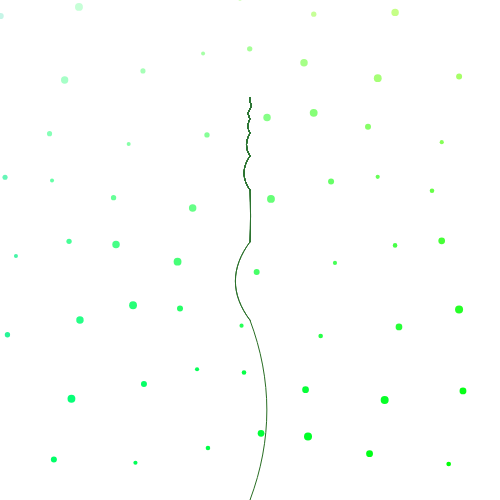
Frame 1 (no input)
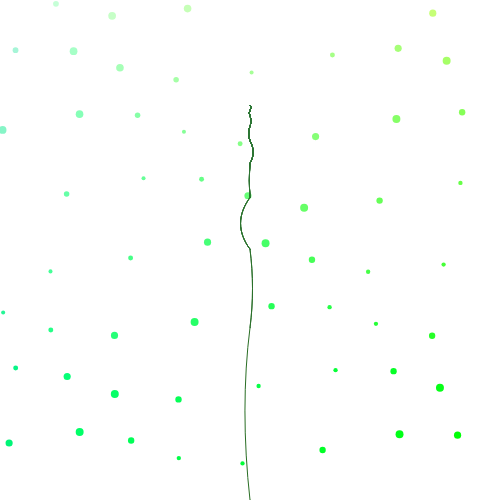
Frame 60 (no input)
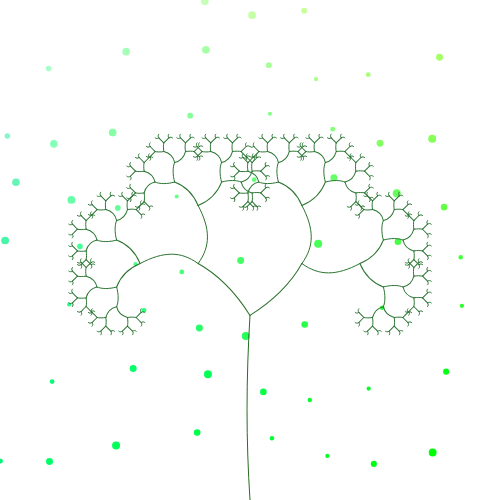
Frame 120 (the mouse pressed at the canvas centre since frame 60)

The p5.js sketch that drew these frames (run headless with seeded random() and noise() and a simulated clock; from frame 60 on, the mouse is pressed at the canvas centre):

// p5.js sketch
// ── sketch.js
/* "Recursive Tree Sketch" by Van-Andrew Nguyen
Recursion code sourced from: https://p5js.org/examples/simulate-recursive-tree.html
Creates a recursive tree which emulates a 'swaying' motion. Tree growth is dependant on mouse position.
*/

// Declare Common Variables
let cWidth              = 500;
let cHeight             = 500;
let theta               = 0;
let trunkHeight         = 180;  // Height of initial line
let initialBranchLength = trunkHeight*0.66;
let branchDamp          = 0.66; // Ratio of further branches
let minimumHeight       = 3;    // Minimum branch length for drawing 

function setup() {
  createCanvas(cWidth, cHeight);
  frameRate(30);
}

function draw() {
  background(255);
  noStroke();
  
  // Generative circle backgrounds
  for (var k = 0; k < cWidth; k += 64) {
    for (var j = 0; j < cHeight; j += 64) {
      fill(198-(j/2), 245+k, 231-(k+j)/4);
      var cx = k+(16*sin(k-j+frameCount/24));
      var cy = j+(16*cos(j-k+frameCount/24));
      var cr = 6+2*sin(k+j+frameCount/12);
      circle(cx,cy,cr);
    }
  }
  
  // Create Tree
  stroke(40, 109, 35);
  strokeWeight(1);
  
  // Create initial drawing pattern
  push();
  let angle = (mouseX / cWidth) * 90;
  angle = constrain(angle, 0, 90);
  theta = radians(angle);
  
  // Move drawing point to bottom center
  translate(cWidth/2,cHeight);
  // Draw Trunk
  noFill();
  var endPoint = -trunkHeight + 8 * sin(frameCount / 32);
  var controlPoint = (trunkHeight / 8) * cos(theta + frameCount / 32);
  bezier(0, 0, controlPoint, -trunkHeight / 3, controlPoint, -2 * trunkHeight / 3, 0, endPoint);
  translate(0, endPoint);
  // Branch
  createBranch(initialBranchLength, branchDamp);
  pop();
}

// Create a new branch, which calls itself repeatedly
function createBranch(height, prevRatio) {
  height *= branchDamp;
  // Create a colour based on branch length
  var colourRatio = height / initialBranchLength;
  stroke(40 + (1-colourRatio)*5, 109 + (1-colourRatio)*10, 35 + (1-colourRatio)*20); 
  
  // Draw branches above a certain length
  if (height > minimumHeight) {
    // Draw Right Hand Side
    push();
    rotate(theta);
    
    // Endpoint is staggered according to angle and branch ratio
    // Endpoint also is given a bouncing motion using sin waves
    var endPoint = -height + (theta * 32 * (height / trunkHeight)) * sin(height + frameCount / 32);
    
    // Control point exists at the halfway point
    var controlPoint = (height / 4) * cos(height + theta + frameCount / 32);
    bezier(0, 0, controlPoint, -height / 3, controlPoint, -2 * height / 3, 0, endPoint);
    
    // Move up the branch and create a new branch in a loop
    translate(0, endPoint);
    createBranch(height, branchDamp + 0.025 * sin(height + frameCount / (4 + height)));
    pop();
    
    // Draw Left Hand Side (Identical to above, save for -theta)
    push();
    rotate(-theta);
    var endPoint = -height + (theta * 32 * (height / trunkHeight)) * sin(height + frameCount / 32);
    var controlPoint = (height / 4) * cos(height + theta + frameCount / 32);
    bezier(0, 0, controlPoint, -height / 3, controlPoint, -2 * height / 3, 0, endPoint);
    translate(0, endPoint);
    createBranch(height, branchDamp + 0.025 * sin(height + frameCount / (4 + height)));
    pop();
  }
}
